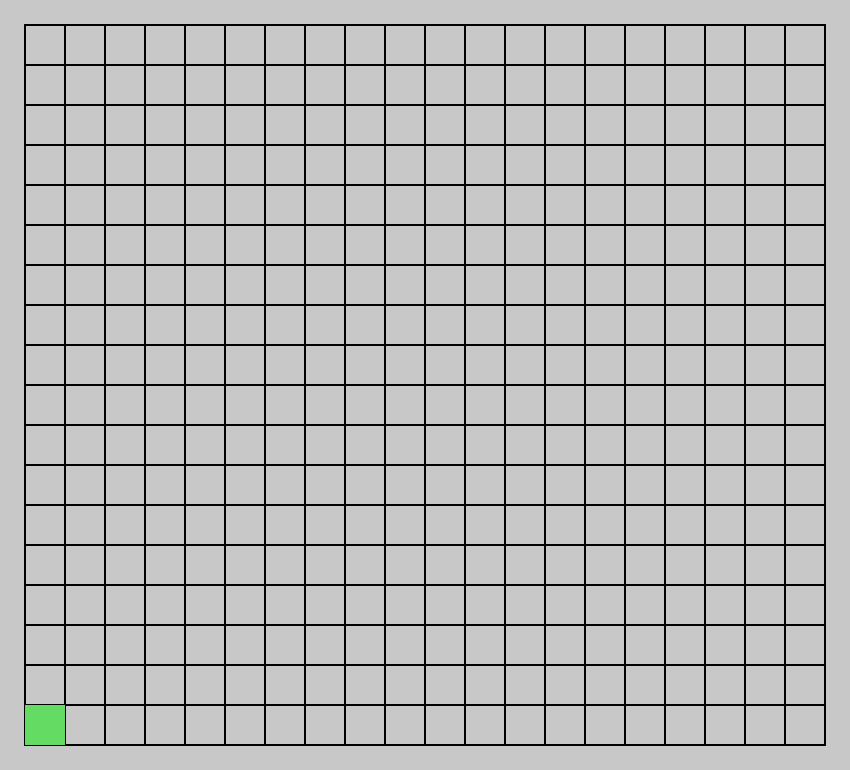
Frame 1 (no input)
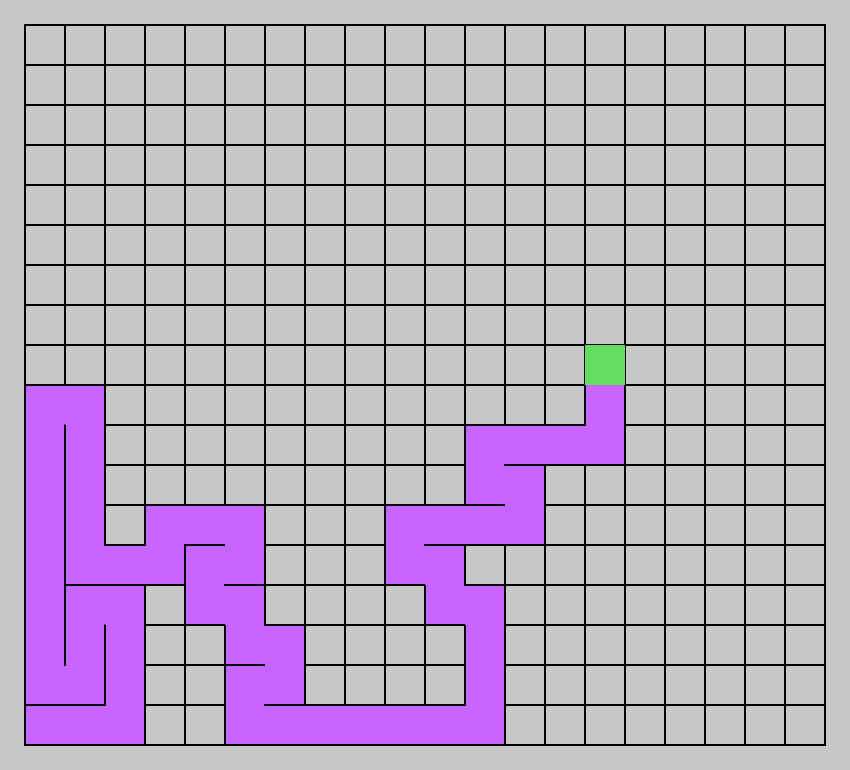
Frame 60 (no input)
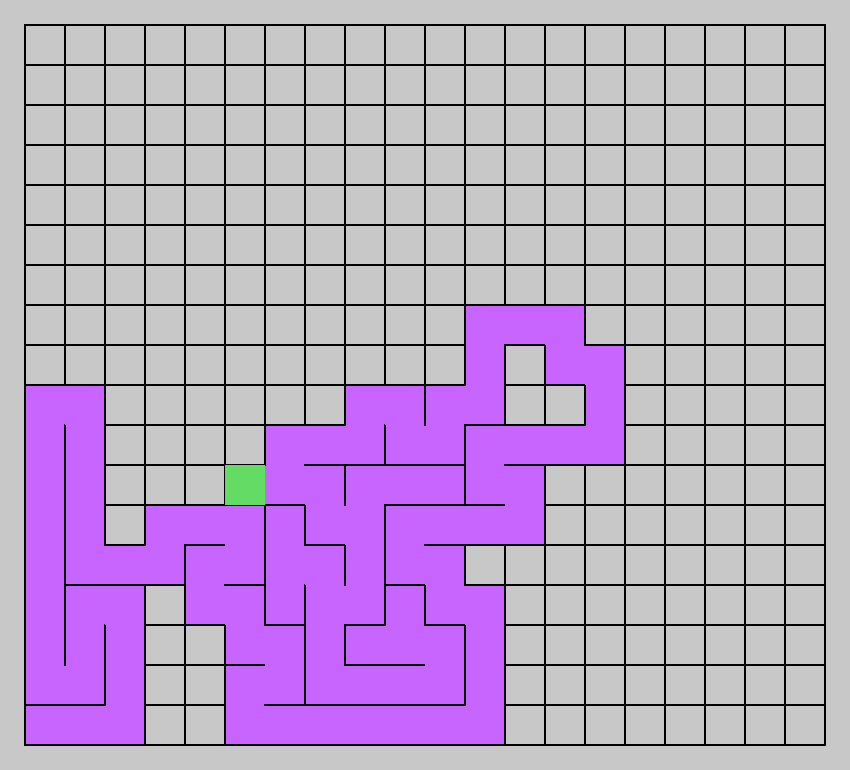
Frame 120 (the mouse pressed at the canvas centre since frame 60)

The p5.js sketch that drew these frames (run headless with seeded random() and noise() and a simulated clock; from frame 60 on, the mouse is pressed at the canvas centre):

// p5.js sketch
// ── sketch.js
let rows, cols;
const len = 40;
let grid;
let current;
let visitedCells;
let stack;

function setup() {
  createCanvas(850, 770);
  rows = Math.floor((width - 50) / len);
  cols = Math.floor((height - 50) / len);
  stack = [];
  grid = [];
  visitedCells = [];
  for (let i = 0; i < rows; i++) {
    for (let j = 0; j < cols; j++) {
      grid.push(new Cell(i, j));
    }
  }
  current = grid[0];
  current.visited = true;
  visitedCells.push(current);
}

function index(i, j) {
  if (i < 0 || j < 0 || i > rows - 1 || j > cols - 1) {
    return -1;
  }
  return i * cols + j;
}

function removeWalls(a, b) {
  let x = b.i - a.i;
  if (x == 1) {
    // B is on right of A
    b.walls[3] = false;
    a.walls[1] = false;
  } else if (x == -1) {
    // B is on left of A
    b.walls[1] = false;
    a.walls[3] = false;
  }
  let y = b.j - a.j;
  if (y == 1) {
    // B is on top of A
    b.walls[2] = false;
    a.walls[0] = false;
  } else if (y == -1) {
    // B is on bottom of A
    b.walls[0] = false;
    a.walls[2] = false;
  }
}

function draw() {
  translate(0, height);
  scale(1, -1);
  translate(25, 25);
  background(200);
  for (let i = 0; i < grid.length; i++) {
    grid[i].show();
  }
  current.highlight();
  // STEP 1: Add a neighbour, if possible.
  let next = current.getNeighbour();
  if (next) {
    next.visited = true;
    visitedCells.push(next);
    // STEP 2:
    stack.push(current);
    // STEP 3: Remove walls
    removeWalls(current, next);
    // STEP 4: Make neighbour = current.
    current = next;
  } else if (stack.length > 0) {
    current = stack.pop();
  }
}
// ── cell.js
class Cell {
  constructor(i, j) {
    this.i = i;
    this.j = j;
    this.walls = [true, true, true, true]; // [top, right, bottom, left]
    this.visited = false;
  }

  show() {
    let x = this.i * len;
    let y = this.j * len;
    if (this.visited) {
      noStroke();
      fill(200, 100, 255);
      rect(x, y, len, len);
    }
    stroke(0);
    strokeWeight(2);
    if (this.walls[0])
      line(x, y + len, x + len, y + len);
    if (this.walls[1])
      line(x + len, y, x + len, y + len);
    if (this.walls[2])
      line(x, y, x + len, y);
    if (this.walls[3])
      line(x, y, x, y + len);
  }

  highlight() {
    let x = this.i * len;
    let y = this.j * len;
    noStroke();
    fill(100, 220, 100);
    rect(x, y, len, len);
  }

  getNeighbour() {
    let neighbours = [];
    let i = this.i;
    let j = this.j;
    let top = grid[index(i, j + 1)];
    let bottom = grid[index(i, j - 1)];
    let right = grid[index(i + 1, j)];
    let left = grid[index(i - 1, j)];

    if (top && !top.visited) {
      neighbours.push(top);
    }
    if (right && !right.visited) {
      neighbours.push(right);
    }
    if (bottom && !bottom.visited) {
      neighbours.push(bottom);
    }
    if (left && !left.visited) {
      neighbours.push(left);
    }

    if (neighbours.length > 0) {
      let r = Math.floor(neighbours.length * Math.random());
      return neighbours[r];
    } else {
      return undefined;
    }
  }
}
